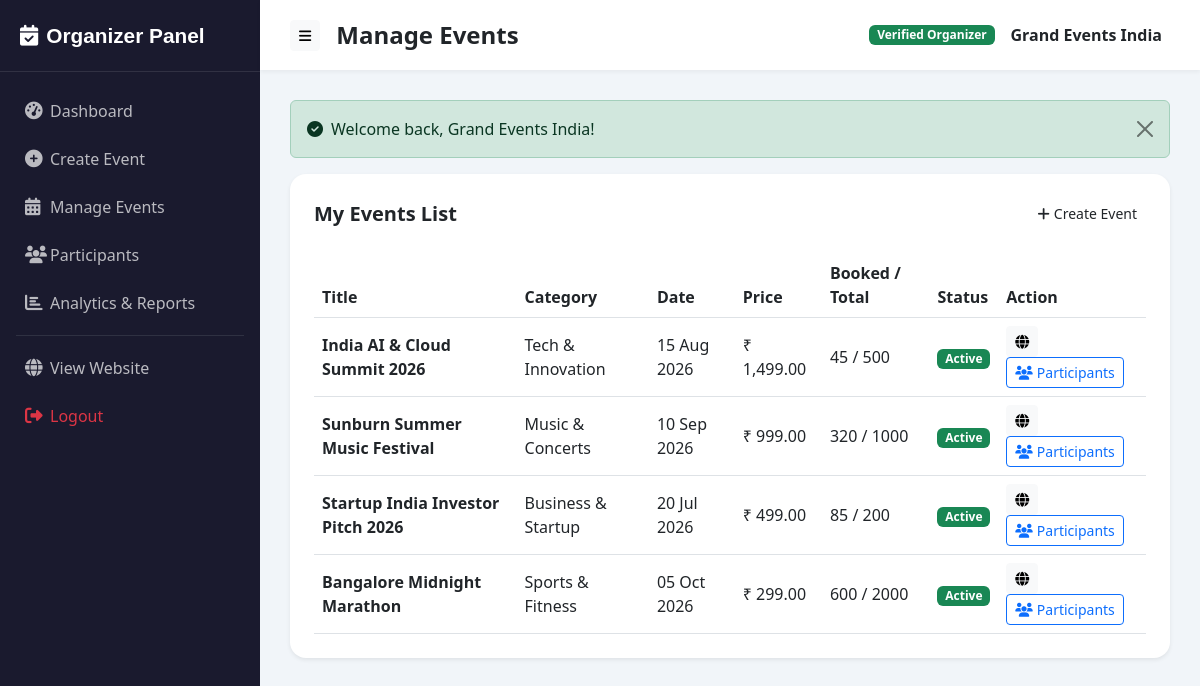
Page /organizer/manage-events.php (signed in) on the committed database.
### tables this page shows
CREATE TABLE IF NOT EXISTS `events` (
  `id` INT AUTO_INCREMENT PRIMARY KEY,
  `organizer_id` INT NOT NULL,
  `category_id` INT NOT NULL,
  `title` VARCHAR(255) NOT NULL,
  `slug` VARCHAR(255) NOT NULL UNIQUE,
  `description` LONGTEXT NOT NULL,
  `short_desc` VARCHAR(500) DEFAULT NULL,
  `rules` TEXT DEFAULT NULL,
  `venue` VARCHAR(255) NOT NULL,
  `address` TEXT DEFAULT NULL,
  `city` VARCHAR(100) NOT NULL,
  `state` VARCHAR(100) DEFAULT NULL,
  `country` VARCHAR(100) DEFAULT 'India',
  `start_date` DATE NOT NULL,
  `end_date` DATE DEFAULT NULL,
  `start_time` TIME NOT NULL,
  `end_time` TIME DEFAULT NULL,
  `price` DECIMAL(10,2) NOT NULL DEFAULT 0.00,
  `seats_total` INT NOT NULL,
  `seats_booked` INT NOT NULL DEFAULT 0,
  `image` VARCHAR(255) DEFAULT 'assets/images/default-event.jpg',
  `status` ENUM('draft', 'active', 'cancelled', 'completed') DEFAULT 'active',
  `is_featured` TINYINT(1) DEFAULT 0,
  `is_free` TINYINT(1) DEFAULT 0,
  `created_at` DATETIME DEFAULT CURRENT_TIMESTAMP,
  `updated_at` DATETIME DEFAULT CURRENT_TIMESTAMP ON UPDATE CURRENT_TIMESTAMP,
  FOREIGN KEY (`organizer_id`) REFERENCES `users`(`id`) ON DELETE CASCADE,
  FOREIGN KEY (`category_id`) REFERENCES `categories`(`id`) ON DELETE CASCADE
);

CREATE TABLE IF NOT EXISTS `categories` (
  `id` INT AUTO_INCREMENT PRIMARY KEY,
  `name` VARCHAR(100) NOT NULL,
  `slug` VARCHAR(100) NOT NULL UNIQUE,
  `icon` VARCHAR(50) DEFAULT 'fa-calendar',
  `color` VARCHAR(20) DEFAULT '#6c63ff',
  `description` TEXT DEFAULT NULL,
  `sort_order` INT DEFAULT 0,
  `status` ENUM('active', 'inactive') DEFAULT 'active',
  `created_at` DATETIME DEFAULT CURRENT_TIMESTAMP
);

### includes/functions.php (called while the page is built, shortened)
<?php
function format_currency(float|int|string $amount): string {
    return CURRENCY . ' ' . number_format((float)$amount, 2);
}
function format_date(string $date, string $format = 'd M Y'): string {
    return date($format, strtotime($date));
}

### organizer/manage-events.php (the view, shortened to what this page needs)
<?php
include '../includes/organizer/header.php';
$stmt = $pdo->prepare("SELECT e.*, c.name as category_name FROM events e LEFT JOIN categories c ON e.category_id = c.id WHERE e.organizer_id = ? ORDER BY e.created_at DESC");
$stmt->execute([$_SESSION['user_id']]);
$events = $stmt->fetchAll();
?>
<div class="card border-0 shadow-sm rounded-4 p-4">
    <div class="d-flex justify-content-between align-items-center mb-4">
        <h5 class="fw-bold mb-0">My Events List</h5>
        <a href="<?= APP_URL ?>/organizer/create-event.php" class="btn btn-accent btn-sm"><i class="fas fa-plus me-1"></i>Create Event</a>
    </div>
    <?php if (empty($events)): ?>
        <p class="text-muted mb-0">You haven't created any events yet.</p>
    <?php else: ?>
        <div class="table-responsive">
            <table class="table table-hover align-middle mb-0">
                <thead>
                    <tr>
                        <th>Title</th>
                        <th>Category</th>
                        <th>Date</th>
                        <th>Price</th>
                        <th>Booked / Total</th>
                        <th>Status</th>
                        <th>Action</th>
                    </tr>
                </thead>
                <tbody>
                    <?php foreach($events as $e): ?>
                        <tr>
                            <td><strong><?= xss_clean($e['title']) ?></strong></td>
                            <td><?= xss_clean($e['category_name']) ?></td>
                            <td><?= format_date($e['start_date']) ?></td>
                            <td><?= format_currency($e['price']) ?></td>
                            <td><?= $e['seats_booked'] ?> / <?= $e['seats_total'] ?></td>
                            <td><span class="badge bg-<?= $e['status'] === 'active' ? 'success' : 'secondary' ?>"><?= ucfirst($e['status']) ?></span></td>
                            <td>
                                <a href="<?= APP_URL ?>/event-details.php?slug=<?= $e['slug'] ?>" target="_blank" class="btn btn-sm btn-light me-1"><i class="fas fa-globe"></i></a>
                                <a href="<?= APP_URL ?>/organizer/participants.php?event_id=<?= $e['id'] ?>" class="btn btn-sm btn-outline-primary"><i class="fas fa-users me-1"></i>Participants</a>
                            </td>
                        </tr>
                    <?php endforeach; ?>
                </tbody>
            </table>
        </div>
    <?php endif; ?>
</div>
<?php include '../includes/organizer/footer.php'; ?>

### rows in the picture
events: title "India AI & Cloud Summit 2026", category.name "Tech & Innovation", start_date "15 Aug 2026", price "₹ 1,499.00", seats_booked "45", seats_total "500", status "Active"
events: title "Sunburn Summer Music Festival", category.name "Music & Concerts", start_date "10 Sep 2026", price "₹ 999.00", seats_booked "320", seats_total "1000", status "Active"
events: title "Startup India Investor Pitch 2026", category.name "Business & Startup", start_date "20 Jul 2026", price "₹ 499.00", seats_booked "85", seats_total "200", status "Active"
events: title "Bangalore Midnight Marathon", category.name "Sports & Fitness", start_date "05 Oct 2026", price "₹ 299.00", seats_booked "600", seats_total "2000", status "Active"

### other values in the picture
xss_clean($page_title) "Manage Events"
xss_clean($_SESSION['user_name']) "Grand Events India"
xss_clean($flash['message']) "Welcome back, Grand Events India!"
